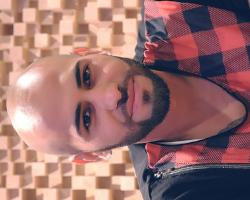
#> input picture csc181/assignments/4_images/andrew_johnson/images/colgzjb.jpg, 250 x 200 px; its folder holds only this picture in this run
$ python manipulate_images.py
#> lines starting #> are read from the running program, lines starting #| are printed output that depends on the picture
from PIL import Image, ImageChops, ImageOps
import os

file_path = os.path.dirname(os.path.realpath(__file__))
source_path = os.path.join(file_path, 'images')
des_path = os.path.join(file_path, 'new_images')

if not os.path.isdir(des_path):
    os.makedirs(des_path)

def trim(im, border):
    bg = Image.new(im.mode, im.size, border)
    diff = ImageChops.difference(im, bg)
    bbox = diff.getbbox()
    if bbox:
        return im.crop(bbox)
    else:
        # found no content
        raise ValueError("cannot trim; image was empty")
y = 0
for x in os.listdir(source_path):
    image = Image.open(os.path.join(source_path, x))
#> image is the input picture: PIL image 250x200 RGB; mean R, G, B 155, 112.2, 111.3
    image = image.rotate(-90)
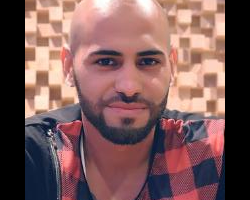
#> image: PIL image 250x200 RGB; mean R, G, B 123.8, 90, 89.2
    image = trim(image, 0)
#> in trim, `bg = Image.new(im.mode, im.size, border)`: bg: PIL image 250x200 RGB; every value is 0
#> in trim, `bbox = diff.getbbox()`: bbox = (25, 0, 225, 200)
#> in trim, `return im.crop(bbox)`:
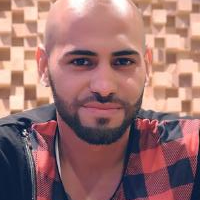
#> returned value: PIL image 200x200 RGB; mean R, G, B 154.8, 112.5, 111.6
    image = ImageOps.contain(image, (75, 75))
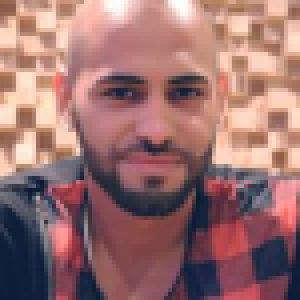
#> image: PIL image 75x75 RGB (shown 4 times larger); mean R, G, B 154.7, 112.5, 111.6
    image = ImageOps.grayscale(image)
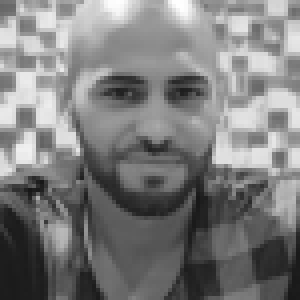
#> image: PIL image 75x75 L (shown 4 times larger); min 23, max 254, mean 125
    image.save(os.path.join(des_path, "pic{:0>4}.png".format(y)))
    y += 1

$ run again, on csc181/assignments/4_images/andrew_johnson/images/iaynjxmc.jpg
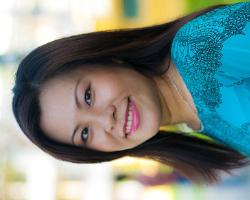
#> input picture csc181/assignments/4_images/andrew_johnson/images/iaynjxmc.jpg, 250 x 200 px
#> image is the input picture: PIL image 250x200 RGB; mean R, G, B 122.8, 137.7, 132.9
#> `image = image.rotate(-90)`:
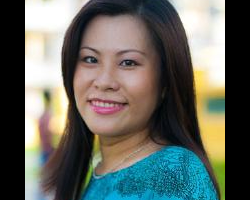
#> image: PIL image 250x200 RGB; mean R, G, B 99.6, 103.1, 96.1
#> bg: PIL image 250x200 RGB; every value is 0
#> bbox = (25, 0, 225, 200)
#> `image = ImageOps.grayscale(image)`:
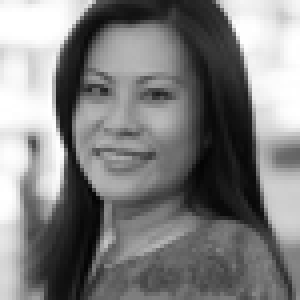
#> image: PIL image 75x75 L (shown 4 times larger); min 4, max 255, mean 126.6

$ run again, on csc181/assignments/4_images/andrew_johnson/images/kcdwpagwv.jpg
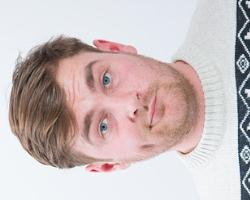
#> input picture csc181/assignments/4_images/andrew_johnson/images/kcdwpagwv.jpg, 250 x 200 px
#> image is the input picture: PIL image 250x200 RGB; mean R, G, B 202.6, 188.8, 188.7
#> `image = image.rotate(-90)`:
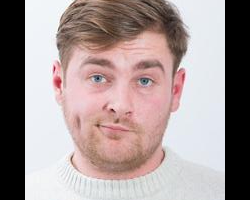
#> image: PIL image 250x200 RGB; mean R, G, B 165.2, 150.8, 150
#> bg: PIL image 250x200 RGB; every value is 0
#> bbox = (25, 0, 225, 200)
#> `image = ImageOps.grayscale(image)`:
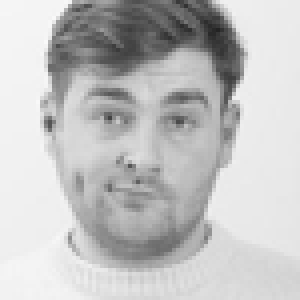
#> image: PIL image 75x75 L (shown 4 times larger); min 35, max 249, mean 193.8

$ run again, on csc181/assignments/4_images/andrew_johnson/images/kwrndsmrm.jpg
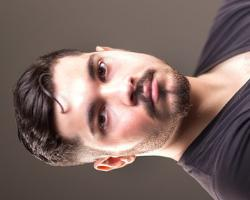
#> input picture csc181/assignments/4_images/andrew_johnson/images/kwrndsmrm.jpg, 250 x 200 px
#> image is the input picture: PIL image 250x200 RGB; mean R, G, B 125, 103.7, 98.7
#> `image = image.rotate(-90)`:
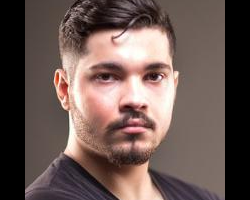
#> image: PIL image 250x200 RGB; mean R, G, B 106.6, 87.7, 82.7
#> bg: PIL image 250x200 RGB; every value is 0
#> bbox = (25, 0, 225, 200)
#> `image = ImageOps.grayscale(image)`:
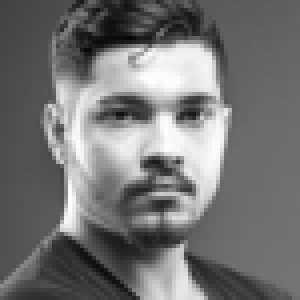
#> image: PIL image 75x75 L (shown 4 times larger); min 6, max 254, mean 116.1

$ run again, on csc181/assignments/4_images/andrew_johnson/images/ehtfv.jpg
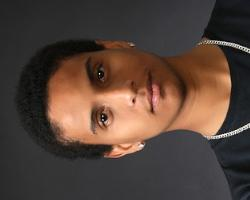
#> input picture csc181/assignments/4_images/andrew_johnson/images/ehtfv.jpg, 250 x 200 px
#> image is the input picture: PIL image 250x200 RGB; mean R, G, B 83.6, 65.8, 56.8
#> bg: PIL image 250x200 RGB; every value is 0
#> bbox = (25, 0, 225, 200)
#> `image = ImageOps.grayscale(image)`:
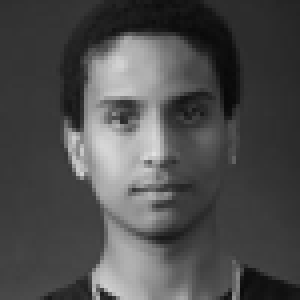
#> image: PIL image 75x75 L (shown 4 times larger); min 8, max 225, mean 76.8
